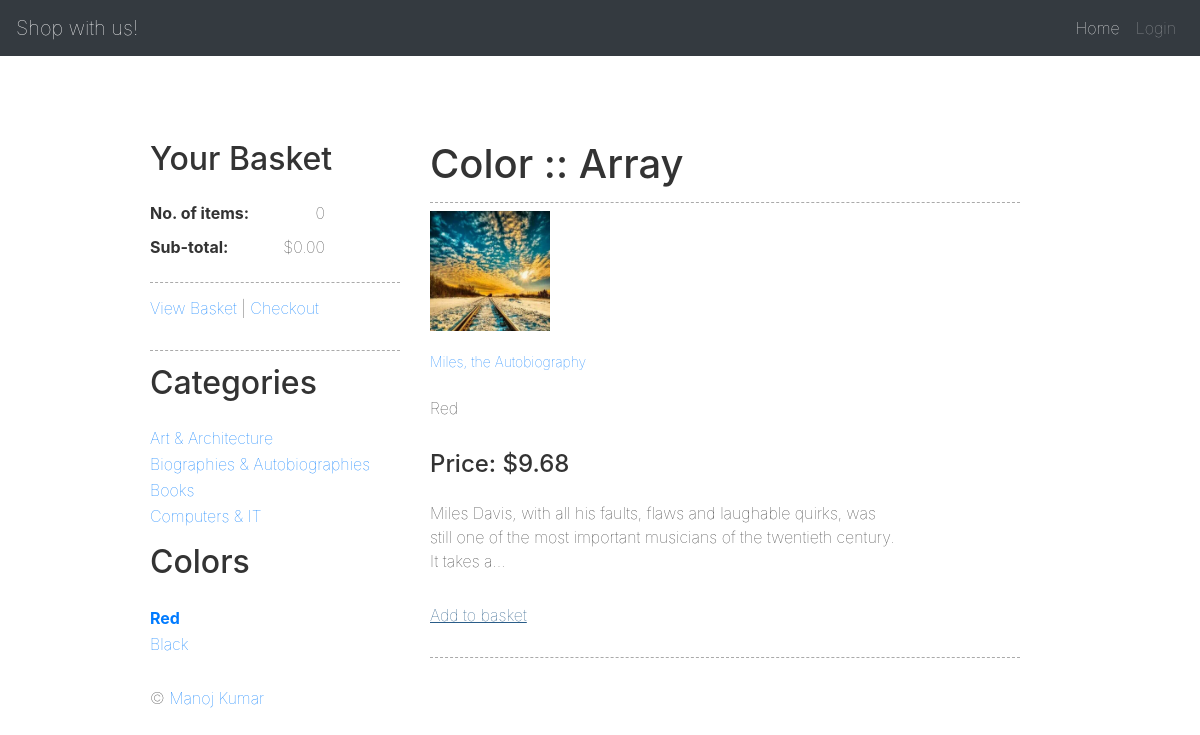
/color/color/red.html, run on the app's committed database.
### tables this page shows
CREATE TABLE `business` (
  `id` int(11) NOT NULL,
  `name` varchar(150) NOT NULL,
  `address` text NOT NULL,
  `country` int(11) NOT NULL,
  `telephone` varchar(100) NOT NULL,
  `email` varchar(200) NOT NULL,
  `website` varchar(200) NOT NULL,
  `vat_number` varchar(20) DEFAULT NULL,
  `vat_rate` decimal(5,2) NOT NULL DEFAULT '0.00'
);

CREATE TABLE `categories` (
  `id` int(11) NOT NULL,
  `name` varchar(150) NOT NULL,
  `identity` varchar(200) NOT NULL,
  `meta_title` varchar(255) NOT NULL,
  `meta_description` varchar(255) NOT NULL
);

CREATE TABLE `products` (
  `id` int(11) NOT NULL,
  `name` varchar(255) NOT NULL,
  `description` text NOT NULL,
  `price` decimal(8,2) NOT NULL,
  `date` timestamp NOT NULL DEFAULT CURRENT_TIMESTAMP,
  `category` int(11) NOT NULL,
  `weight` decimal(8,2) NOT NULL DEFAULT '0.00',
  `image` varchar(100) DEFAULT NULL,
  `identity` varchar(200) NOT NULL,
  `meta_title` varchar(255) NOT NULL,
  `meta_description` varchar(255) NOT NULL,
  `color` varchar(50) DEFAULT NULL
);

### pages/color.php (the view, shortened to what the rows shown need)
<?php
$color = $this->objUrl->get('color');
if (empty($color)) {
    require_once('error.php');
} else {
    $objCatalogue = new Catalogue();
    $rows = $objCatalogue->getProductsByColor($color);
    if (empty($rows)) {
        require_once('error.php');
    } else {
        $objPaging = new Paging($this->objUrl, $rows, 3);
        $rows = $objPaging->getRecords();
        require_once('header.php');
        ?>
        <h1>Color :: <?php echo $color; ?></h1>
        <?php
        if (!empty($rows)) {
            foreach ($rows as $row) {
                ?>
                <div class="catalogue_wrapper">
                    <div class="catalogue_wrapper_left">
                        <?php
                        $image = !empty($row['image']) ?
                            $row['image'] :
                            'unavailable.png';
                        $width = Helper::getImgSize(CATALOGUE_PATH . DS . $image, 0);
                        $width = $width > 120 ? 120 : $width;
                        $link = $this->objUrl->href('catalogue-item', array(
                            'category',
                            $category['identity'],
                            'item',
                            $row['identity']
                        ));
                        ?>
                        <a href="<?php echo $link; ?>"><img
                                    src="<?php echo SITE_URL . DS . CATALOGUE_DIR . DS . $image; ?>"
                                    alt="<?php echo Helper::encodeHtml($row['name'], 1); ?>"
                                    width="<?php echo $width; ?>"/></a>
                    </div>
                    <div class="catalogue_wrapper_right">
                        <h4><a href="<?php echo $link; ?>"><?php echo Helper::encodeHtml($row['name'], 1); ?></a></h4>
                        <p><?php echo Helper::encodeHtml($row['color'], 1); ?></p>
                        <h4>Price: <?php echo $this->objCurrency->display(number_format($row['price'], 2)); ?></h4>
                        <p><?php echo Helper::shortenString(Helper::encodeHtml($row['description'])); ?></p>
                        <p><?php echo Basket::activeButton($row['id']); ?></p>
                    </div>
                </div>
                <?php
            }
        } else {
            ?>
            <p>There are no products in this color.</p>
            <?php
        }
        require_once("footer.php");
    }
}
?>

### template/header.php (shortened to what the rows shown need)
<?php
$objCatalogue = new Catalogue();
$cats = $objCatalogue->getCategories();
$colors = $objCatalogue->getColorsFromProducts();
$objBusiness = new Business();
$business = $objBusiness->getOne(Business::BUSINESS_ID);
?>
<!DOCTYPE html>
<html>
<head>
    <link href="<?php echo SITE_URL; ?>/css/core.css" rel="stylesheet" type="text/css"/>
    <link rel="stylesheet" href="https://stackpath.bootstrapcdn.com/bootstrap/4.1.3/css/bootstrap.min.css"/>
</head>
<body>
<nav class="navbar navbar-expand-lg navbar-dark bg-dark">
    <a class="navbar-brand" href="/"><?php echo $business['name']; ?></a>
    <div class="collapse navbar-collapse" id="navbarNavDropdown">
        <ul class="navbar-nav ml-auto">
            <li class="nav-item active">
                <a class="nav-link" href="/">Home <span class="sr-only">(current)</span></a>
            </li>
            <?php if (Login::isLogged(Login::$login_front)) : ?>
                <li class="nav-item">
                    <a class="nav-link" href="#">Logged in as:
                        <?php echo Login::getFullNameFront(Session::getSession(Login::$login_front)); ?>
                    </a>
                </li>
                <li class="nav-item">
                    <a class="nav-link" href="<?php echo $this->objUrl->href('orders'); ?>">
                        My Orders
                    </a>
                </li>
                <li class="nav-item">
                    <a class="nav-link" href="<?php echo $this->objUrl->href('logout'); ?>">
                        Logout
                    </a>
                </li>
            <?php else : ?>
                <li class="nav-item">
                    <a class="nav-link" href="<?php echo $this->objUrl->href('login'); ?>">
                        Login
                    </a>
                </li>
            <?php endif; ?>
        </ul>
    </div>
</nav>
<div id="header">
    <div id="header_in">
        <h5><a href="/"><?php echo $business['name']; ?></a></h5>
        <?php
        if (Login::isLogged(Login::$login_front)) {
            echo '<div id="logged_as">Logged in as: <strong>';
            echo Login::getFullNameFront(Session::getSession(Login::$login_front));
            echo '</strong> | <a href="';
            echo $this->objUrl->href('orders');
            echo '">My orders</a>';
            echo ' | <a href="';
            echo $this->objUrl->href('logout');
            echo '">Logout</a></div>';
        } else {
            echo '<div id="logged_as"><a href="';
            echo $this->objUrl->href('login');
            echo '">Login</a></div>';
        }
        ?>
    </div>
</div>
<div id="outer">
    <div id="wrapper">
        <div id="left">
            <?php
            if ($this->objUrl->cpage !== 'summary') {
                echo Plugin::get('front' . DS . 'basket_left', array(
                    'objUrl' => $this->objUrl,
                    'objCurrency' => $this->objCurrency
                ));
            }
            ?>
            <?php if (!empty($cats)) { ?>
                <h2>Categories</h2>
                <ul id="navigation">
                    <?php
                    foreach ($cats as $cat) {
                        echo '<li><a href="';
                        echo $this->objUrl->href('catalogue', array('category', $cat['identity']));
                        echo '"';
                        echo $this->objNavigation->active('catalogue', array('category' => $cat['identity']));
                        echo '>';
                        echo Helper::encodeHtml($cat['name']);
                        echo '</a></li>';
                    }
                    ?>
                </ul>
            <?php } ?>
            <?php if (!empty($colors)) { ?>
                <h2>Colors</h2>
                <ul id="navigation">
                    <?php
                    foreach ($colors as $color) {
                        if (!empty($color)) {
                            echo '<li><a href="';
                            echo $this->objUrl->href('color', array('color', strtolower($color['color'])));
                            echo '"';
                            echo $this->objNavigation->active('color', array('color' => strtolower($color['color'])));
                            echo '>';
                            echo Helper::encodeHtml($color['color']);
                            echo '</a></li>';
                        }
                    }
                    ?>
                </ul>
            <?php } ?>
        </div>
        <div id="right">

### app/Basket.php (shortened to what the rows shown need)
<?php
class Basket
{
    public $vat_rate;
    public $sub_total;
    private $_user;
    public function __construct($user = null)
    {
        $this->empty_basket = empty($_SESSION['basket']) ? true : false;
        if (!empty($this->_user) && ($this->_user['country'] == COUNTRY_LOCAL || INTERNATIONAL_VAT)) {
            $objBusiness = new Business();
            $this->vat_rate = $objBusiness->getVatRate();
        } else {
            $this->vat_rate = 0;
        }
    }
    private function _noItems()
    {
        $value = 0;
    }
    private function _subtotal()
    {
        $value = 0;
        $this->sub_total = round($value, 2);
    }
    private function _vat()
    {
        $value = 0;
        $this->_vat = round($value, 2);
    }
    public static function activeButton($sess_id)
    {
        if (isset($_SESSION['basket'][$sess_id])) {
            $id = 0;
            $label = "Remove from basket";
        } else {
            $id = 1;
            $label = "Add to basket";
        }
        $out = "<a href=\"#\" class=\"add_to_basket";
        $out .= $id == 0 ? " red" : null;
        $out .= "\" rel=\"";
        $out .= $sess_id . "_" . $id;
        $out .= "\">{$label}</a>";
        return $out;
    }
    private function _process()
    {
        $this->final_shipping_cost = Session::getSession('shipping_cost');
        $this->final_sub_total = round(($this->sub_total + $this->final_shipping_cost), 2);
        $this->final_vat = round(($this->vat_rate * ($this->final_sub_total / 100)), 2);
    }
}

### data on the page
business: name "Shop with us!"
categories: name "Art & Architecture"
categories: name "Biographies & Autobiographies"
categories: name "Books"
categories: name "Computers & IT"
products: image (picture), name "Miles, the Autobiography", color "Red", price "$9.68", description "Miles Davis, with all his faults, flaws and laughable quirks, was still one of the most important musicians of the twentieth century. It takes a…", id "Add to basket"

### other printed values
$objBasket->number_of_items "0"
$data['objCurrency']->display(number_format($objBasket->sub_total, 2)) "$0.00"
Helper::encodeHtml($color['color']) "Red"
Helper::encodeHtml($color['color']) "Black"
$color "Array"
